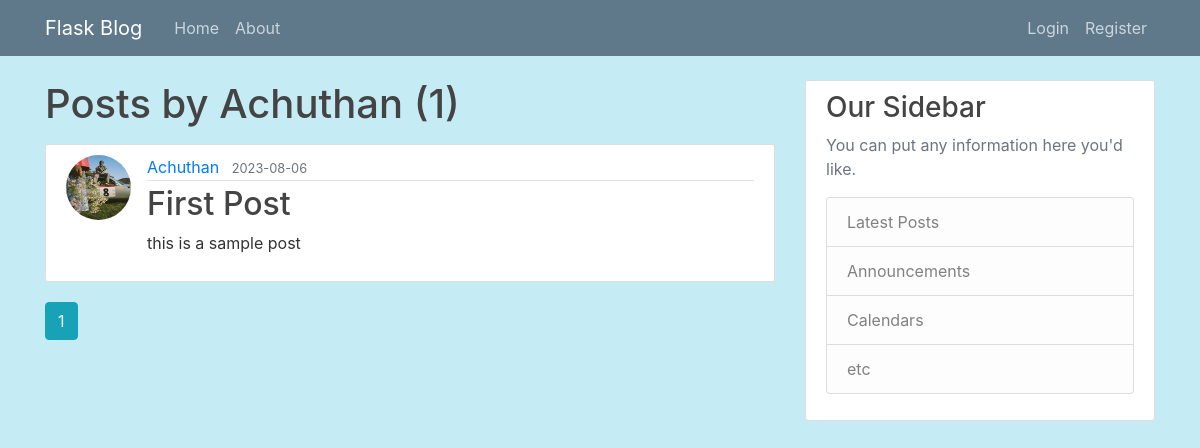
The app's page /user/Achuthan with its own data.
### blog/models.py (models this page shows, shortened)
class User(db.Model,UserMixin):
    id=db.Column(db.Integer,primary_key=True)
    username=db.Column(db.String(20),unique=True,nullable=False)
    email=db.Column(db.String(120),unique=True,nullable=False)
    image_file=db.Column(db.String(20),nullable=False,default='default.jpg')
    password=db.Column(db.String(60),nullable=False)
    posts=db.relationship('Post',backref='author',lazy=True)

class Post(db.Model):
    id=db.Column(db.Integer,primary_key=True)
    title=db.Column(db.String(100),nullable=False)
    date_posted=db.Column(db.DateTime,nullable=False,default=datetime.utcnow)
    content=db.Column(db.Text,nullable=False)
    user_id=db.Column(db.Integer,db.ForeignKey('user.id'),nullable=False)

### blog/users/routes.py (the view)
@users.route("/user/<string:username>")
def user_posts(username):
    page=request.args.get('page',1,type=int) #default value of page is 1
    user=User.query.filter_by(username=username).first_or_404()
    posts=Post.query.filter_by(author=user)\
    .order_by(Post.date_posted.desc())\
    .paginate(page=page,per_page=3)
    return render_template('user_posts.html',posts=posts,user=user)

### blog/templates/user_posts.html
{% extends "layout.html" %}
{% block content %}
     <h1 class="mb-3">Posts by {{user.username}} ({{posts.total}})</h1>
    {% for post in posts.items %}
        <article class="media content-section">
          <img class="rounded-circle article-img" src="{{ url_for('static', filename='profile_pic/' + post.author.image_file) }}">
          <div class="media-body">
            <div class="article-metadata">
              <a class="mr-2" href="{{url_for('users.user_posts',username=post.author.username)}}">{{ post.author.username }}</a>
              <small class="text-muted">{{ post.date_posted.strftime('%Y-%m-%d') }}</small>
            </div>
            <h2><a class="article-title" href="{{ url_for('posts.post', post_id=post.id) }}">{{ post.title }}</a></h2>
            <p class="article-content">{{ post.content }}</p>
          </div>
        </article>
    {% endfor %}
    {% for page_num in posts.iter_pages(left_edge=1,right_edge=1,left_current=1,right_current=2) %}
      {% if page_num %}
        {% if posts.page==page_num  %}
           <a class="btn btn-info mb-4" href="{{url_for('users.user_posts',username=user.username,page=page_num)}}">{{page_num}}</a>
        {% else %}
           <a class="btn btn-outline-info mb-4" href="{{url_for('users.user_posts',username=user.username,page=page_num)}}">{{page_num}}</a>
        {% endif %}
      {% else %}
        ...
      {% endif %}
    {%endfor%}
{% endblock content %}

### blog/static/main.css (style rules this page uses)
body { background: #c5ecf4; color: #333333; margin-top: 5rem; }
h1, h2, h3, h4, h5, h6 { color: #444444; }
.content-section { background: #ffffff; padding: 10px 20px; border: 1px solid #dddddd; border-radius: 3px; margin-bottom: 20px; }
.article-title { color: #444444; }
.article-content { white-space: pre-line; }
.article-img { height: 65px; width: 65px; margin-right: 16px; }
.article-metadata { padding-bottom: 1px; margin-bottom: 4px; border-bottom: 1px solid #e3e3e3 }

### records on screen
User: username "Achuthan"
Post: image_file (picture), author.username "Achuthan", date_posted "2023-08-06", title "First Post", content "this is a sample post"

### other values on screen
{{ posts.total }} "1"
{{ page_num }} "1"
